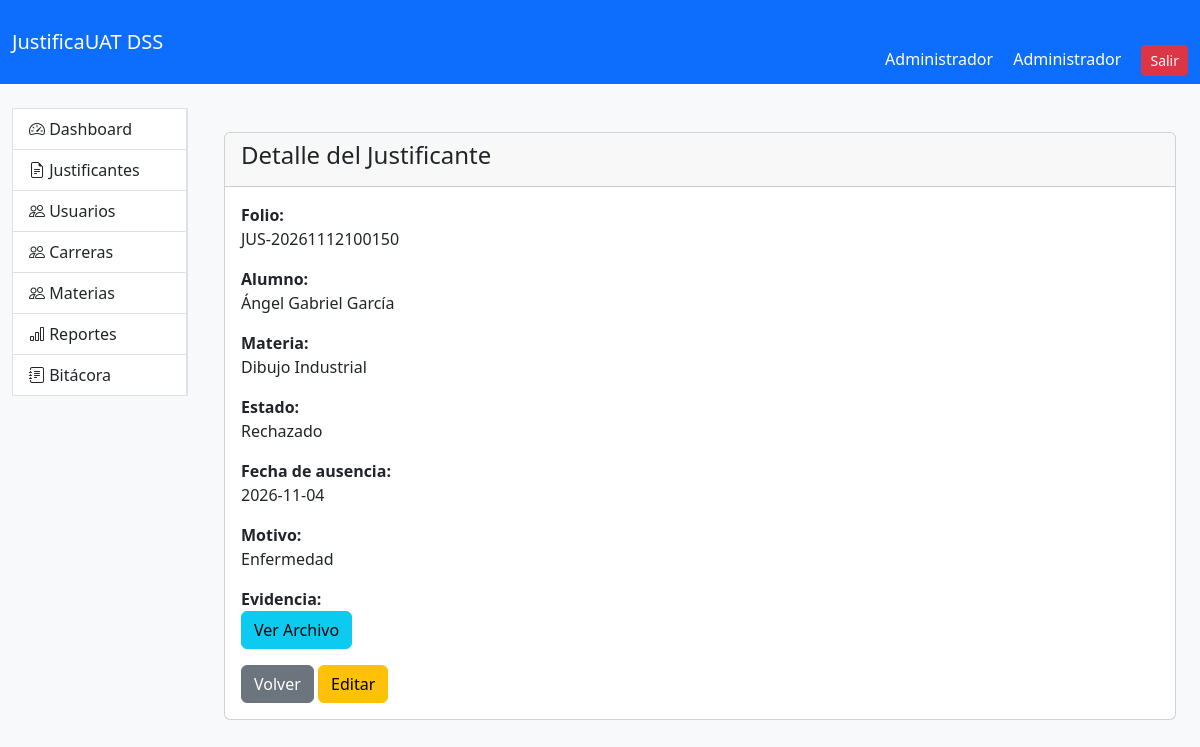
Page /public/index.php?page=justificantes_show&id=5 (signed in) on the committed database.
### tables this page shows
CREATE TABLE `justificantes` (
  `id` int(11) NOT NULL AUTO_INCREMENT,
  `folio` varchar(50) DEFAULT NULL,
  `alumno_id` int(11) NOT NULL,
  `materia_id` int(11) NOT NULL,
  `fecha_ausencia` date NOT NULL,
  `motivo` text NOT NULL,
  `archivo_evidencia` varchar(255) DEFAULT NULL,
  `estado` enum('Pendiente','Aprobado','Rechazado','Correccion','RevisionEspecial') DEFAULT 'Pendiente',
  `fecha_registro` timestamp NOT NULL DEFAULT current_timestamp(),
  `fecha_resolucion` datetime DEFAULT NULL,
  `observaciones` text DEFAULT NULL,
  `pdf_path` varchar(255) DEFAULT NULL,
  PRIMARY KEY (`id`),
  UNIQUE KEY `folio` (`folio`),
  KEY `fk_justificante_alumno` (`alumno_id`),
  KEY `fk_justificante_materia` (`materia_id`),
  CONSTRAINT `fk_justificante_alumno` FOREIGN KEY (`alumno_id`) REFERENCES `alumnos` (`id`),
  CONSTRAINT `fk_justificante_materia` FOREIGN KEY (`materia_id`) REFERENCES `materias` (`id`)
);

CREATE TABLE `alumnos` (
  `id` int(11) NOT NULL AUTO_INCREMENT,
  `matricula` varchar(20) NOT NULL,
  `nombre` varchar(150) NOT NULL,
  `carrera_id` int(11) NOT NULL,
  `correo` varchar(150) DEFAULT NULL,
  `telefono` varchar(20) DEFAULT NULL,
  `activo` tinyint(1) DEFAULT 1,
  `created_at` timestamp NOT NULL DEFAULT current_timestamp(),
  `usuario_id` int(11) DEFAULT NULL,
  PRIMARY KEY (`id`),
  UNIQUE KEY `matricula` (`matricula`),
  KEY `fk_alumno_carrera` (`carrera_id`),
  KEY `fk_alumno_usuario` (`usuario_id`),
  CONSTRAINT `fk_alumno_carrera` FOREIGN KEY (`carrera_id`) REFERENCES `carreras` (`id`),
  CONSTRAINT `fk_alumno_usuario` FOREIGN KEY (`usuario_id`) REFERENCES `usuarios` (`id`)
);

CREATE TABLE `materias` (
  `id` int(11) NOT NULL AUTO_INCREMENT,
  `nombre` varchar(150) NOT NULL,
  `clave` varchar(30) DEFAULT NULL,
  `carrera_id` int(11) DEFAULT NULL,
  `created_at` timestamp NOT NULL DEFAULT current_timestamp(),
  `activo` tinyint(1) NOT NULL DEFAULT 1,
  PRIMARY KEY (`id`),
  KEY `fk_materia_carrera` (`carrera_id`),
  CONSTRAINT `fk_materia_carrera` FOREIGN KEY (`carrera_id`) REFERENCES `carreras` (`id`)
);

### app/Controllers/JustificanteController.php (called while the page is built, shortened)
<?php
require_once __DIR__ . '/../Models/Justificante.php';
class JustificanteController
{
	public function show()
    {
        $id = $_GET['id'];
        $justificante = Justificante::obtenerPorId($id);
        require_once __DIR__ . '/../Views/justificantes/show.php';
    }
}
?>

### app/Models/Justificante.php (called while the page is built, shortened)
<?php
class Justificante
{
    public static function obtenerPorId($id)
    {
        $db = Database::connect();
        $sql = "SELECT
                j.*,
                a.nombre AS nombre_alumno,
                a.matricula,
                c.nombre AS carrera,
                m.nombre AS materia
                FROM justificantes j
                INNER JOIN alumnos a
                ON j.alumno_id = a.id
                INNER JOIN carreras c
                ON a.carrera_id = c.id
                INNER JOIN materias m
                ON j.materia_id = m.id
                WHERE j.id = ?";
        $stmt = $db->prepare($sql);
        $stmt->execute([$id]);
        return $stmt->fetch(PDO::FETCH_ASSOC);
    }
}
?>

### app/Views/justificantes/show.php (the view)
<?php include '../app/Views/layouts/header.php'; ?>
<?php include '../app/Views/layouts/navbar.php'; ?>
<div class="container-fluid mt-4">
    <div class="row">
        <div class="col-md-2">
        <?php include '../app/Views/layouts/sidebar.php'; ?>
        </div>
        <div class="col-md-10 p-4">
            <div class="card">
                <div class="card-header">
                    <h4>Detalle del Justificante</h4>
                </div>
                <div class="card-body">
                    <p>
                        <strong>Folio:</strong><br>
                        <?= $justificante['folio']; ?>
                    </p>
                    <p>
                        <strong>Alumno:</strong><br>
                        <?= $justificante['nombre_alumno']; ?>
                    </p>
                    <p>
                        <strong>Materia:</strong><br>
                        <?= $justificante['materia']; ?>
                    </p>
                    <p>
                        <strong>Estado:</strong><br>
                        <?= $justificante['estado']; ?>
                    </p>
                    <p>
                        <strong>Fecha de ausencia:</strong><br>
                        <?= $justificante['fecha_ausencia']; ?>
                    </p>
                    <p>
                        <strong>Motivo:</strong><br>
                        <?= $justificante['motivo']; ?>
                    </p>
                    <?php if(!empty($justificante['archivo_evidencia'])): ?>
                        <p>
    <strong>Evidencia:</strong><br>
    <a
        href="/JustificaUAT-MVC/storage/uploads/justificantes/<?= $justificante['archivo_evidencia']; ?>"
        target="_blank"
        class="btn  btn-info">
		Ver Archivo
    </a>
</p>
                    <?php endif; ?>
                    <a
                        href="index.php?page=justificantes"
                        class="btn btn-secondary">
                        Volver
                    </a>
					<?php if ($justificante['estado']!='Aprobado'): ?>
                    <a
                        href="index.php?page=justificantes_edit&id=<?= $justificante['id']; ?>"
                        class="btn btn-warning">
                        Editar
                    </a>
					<?php endif; ?>
                </div>
            </div>
        </div>
    </div>
</div>
<?php include '../app/Views/layouts/footer.php'; ?>

### public/assets/css/style.css (style rules this page uses)
body { background:#f8f9fa; }

### rows in the picture
justificantes: folio "JUS-20261112100150", alumno.nombre "Ángel Gabriel García", materia.nombre "Dibujo Industrial", estado "Rechazado", fecha_ausencia "2026-11-04", motivo "Enfermedad"

### other values in the picture
$_SESSION['nombre'] "Administrador"
$_SESSION['rol'] "Administrador"
